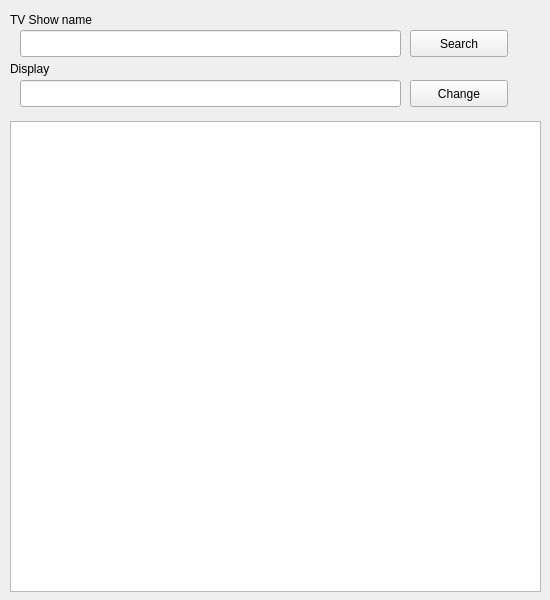
<?xml version="1.0" encoding="UTF-8"?>
<ui version="4.0">
 <class>MainWindow</class>
 <widget class="QMainWindow" name="MainWindow">
  <property name="geometry">
   <rect>
    <x>0</x>
    <y>0</y>
    <width>550</width>
    <height>600</height>
   </rect>
  </property>
  <property name="windowTitle">
   <string>RenameTV</string>
  </property>
  <widget class="QWidget" name="centralWidget">
   <widget class="QListWidget" name="listEpisodes">
    <property name="geometry">
     <rect>
      <x>10</x>
      <y>121</y>
      <width>531</width>
      <height>471</height>
     </rect>
    </property>
   </widget>
   <widget class="QLineEdit" name="editName">
    <property name="geometry">
     <rect>
      <x>20</x>
      <y>30</y>
      <width>381</width>
      <height>27</height>
     </rect>
    </property>
   </widget>
   <widget class="QLabel" name="label">
    <property name="geometry">
     <rect>
      <x>10</x>
      <y>10</y>
      <width>121</width>
      <height>20</height>
     </rect>
    </property>
    <property name="text">
     <string>TV Show name</string>
    </property>
   </widget>
   <widget class="QPushButton" name="buttonSearch">
    <property name="geometry">
     <rect>
      <x>410</x>
      <y>30</y>
      <width>98</width>
      <height>27</height>
     </rect>
    </property>
    <property name="text">
     <string>Search</string>
    </property>
   </widget>
   <widget class="QLineEdit" name="editDisplay">
    <property name="geometry">
     <rect>
      <x>20</x>
      <y>80</y>
      <width>381</width>
      <height>27</height>
     </rect>
    </property>
   </widget>
   <widget class="QLabel" name="label_2">
    <property name="geometry">
     <rect>
      <x>10</x>
      <y>60</y>
      <width>67</width>
      <height>17</height>
     </rect>
    </property>
    <property name="text">
     <string>Display</string>
    </property>
   </widget>
   <widget class="QPushButton" name="buttonDisplay">
    <property name="geometry">
     <rect>
      <x>410</x>
      <y>80</y>
      <width>98</width>
      <height>27</height>
     </rect>
    </property>
    <property name="text">
     <string>Change</string>
    </property>
   </widget>
  </widget>
 </widget>
 <layoutdefault spacing="6" margin="11"/>
 <resources/>
 <connections/>
</ui>
